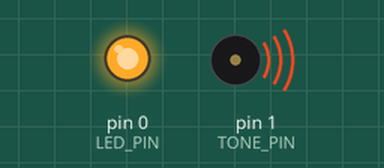
The sketch below on a simulated Arduino Uno, built for the host (arithmetic inside an expression is 32-bit, double 64-bit). Parts: output pins drawn as LEDs (lit = HIGH), buzzer (waves = sounding).

Above: at 0.1 s.
At 1.7 s:
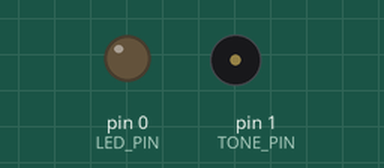
Timing chart, 0 to 3.2 s (numbered marks = the images above):
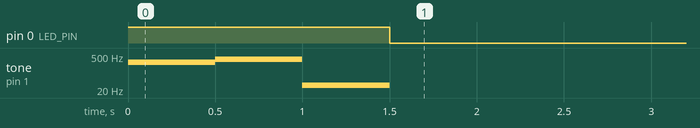

Measured:
- by itself, pin 0 (LED_PIN): LOW → HIGH at 0.00 s, → LOW 1.5 s later
- by itself, tone on pin 1 (TONE_PIN): silent → 277 Hz at 0.00 s, → 370 Hz 0.50 s later, → 31 Hz 0.50 s later, → silent 0.50 s later

The sketch:

FakeRat.ino
```cpp
// This is probably the correct FakeRat program
// Do not remove the include below
#include "FakeRat.h"
#include <avr/sleep.h>
#include <avr/wdt.h>

#ifndef cbi
#define cbi(sfr, bit) (_SFR_BYTE(sfr) &= ~_BV(bit))
#endif
#ifndef sbi
#define sbi(sfr, bit) (_SFR_BYTE(sfr) |= _BV(bit))
#endif

int timeCount = 9999; // initial high values so it fires on startup
#define LED_PIN 0
#define TONE_PIN 1
volatile boolean f_wdt = 1;

void setup(){
  pinMode(LED_PIN,OUTPUT);
  setup_watchdog(9); // approximately 8 seconds sleep
}
#ifndef ARDUINO                     //main() function not required in Arduino environment
int main(void) {
    setup();
    for(;;) {loop();}
    return 0;
}
#endif

void loop(){
  if (f_wdt==1) {  // wait for timed out watchdog / flag is set when a watchdog timeout occurs
    f_wdt=0;       // reset flag

    if (timeCount++ > 225) // should be 30 mins
    {
		digitalWrite(LED_PIN,HIGH);  // let led on
		tone(TONE_PIN, NOTE_CS4,1000);
		delay(500);
		tone(TONE_PIN, NOTE_FS4,1000);
		delay(500);
		tone(TONE_PIN, NOTE_B0,1000);
		delay(500);
		noTone(TONE_PIN);
		digitalWrite(LED_PIN,LOW); // led off
		timeCount = 0;
    }
    pinMode(LED_PIN,INPUT); // set all used port to input to save power
    pinMode(TONE_PIN,INPUT); // set all used port to input to save power
    system_sleep();
    pinMode(LED_PIN,OUTPUT); // set all ports into state before sleep
    pinMode(TONE_PIN,OUTPUT); // set all ports into state before sleep
  }
}
// set system into the sleep state
// system wakes up when wtchdog is timed out
void system_sleep() {
  cbi(ADCSRA,ADEN);                    // switch Analog to Digitalconverter OFF

  set_sleep_mode(SLEEP_MODE_PWR_DOWN); // sleep mode is set here
  sleep_enable();

  sleep_mode();                        // System sleeps here

  sleep_disable();                     // System continues execution here when watchdog timed out
  sbi(ADCSRA,ADEN);                    // switch Analog to Digitalconverter ON
}

// 0=16ms, 1=32ms,2=64ms,3=128ms,4=250ms,5=500ms
// 6=1 sec,7=2 sec, 8=4 sec, 9= 8sec
void setup_watchdog(int ii) {

  byte bb;
  int ww;
  if (ii > 9 ) ii=9;
  bb=ii & 7;
  if (ii > 7) bb|= (1<<5);
  bb|= (1<<WDCE);
  ww=bb;

  MCUSR &= ~(1<<WDRF);
  // start timed sequence
  WDTCR |= (1<<WDCE) | (1<<WDE);
  // set new watchdog timeout value
  WDTCR = bb;
  WDTCR |= _BV(WDIE);
}

// Watchdog Interrupt Service / is executed when watchdog timed out
ISR(WDT_vect) {
  f_wdt=1;  // set global flag
}
```

FakeRat.h
```cpp
// Only modify this file to include
// - function definitions (prototypes)
// - include files
// - extern variable definitions
// In the appropriate section

#ifndef FakeRat1_H_
#define FakeRat1_H_
#include "Arduino.h"
//add your includes for the project FakeRat1 here

//add your includes for the project Laser here
#include "pins_arduino.h"


//end of add your includes here
/*************************************************
 * Public Constants
 *************************************************/

#define NOTE_B0  31
#define NOTE_C1  33
#define NOTE_CS1 35
#define NOTE_D1  37
#define NOTE_DS1 39
#define NOTE_E1  41
#define NOTE_F1  44
#define NOTE_FS1 46
#define NOTE_G1  49
#define NOTE_GS1 52
#define NOTE_A1  55
#define NOTE_AS1 58
#define NOTE_B1  62
#define NOTE_C2  65
#define NOTE_CS2 69
#define NOTE_D2  73
#define NOTE_DS2 78
#define NOTE_E2  82
#define NOTE_F2  87
#define NOTE_FS2 93
#define NOTE_G2  98
#define NOTE_GS2 104
#define NOTE_A2  110
#define NOTE_AS2 117
#define NOTE_B2  123
#define NOTE_C3  131
#define NOTE_CS3 139
#define NOTE_D3  147
#define NOTE_DS3 156
#define NOTE_E3  165
#define NOTE_F3  175
#define NOTE_FS3 185
#define NOTE_G3  196
#define NOTE_GS3 208
#define NOTE_A3  220
#define NOTE_AS3 233
#define NOTE_B3  247
#define NOTE_C4  262
#define NOTE_CS4 277
#define NOTE_D4  294
#define NOTE_DS4 311
#define NOTE_E4  330
#define NOTE_F4  349
#define NOTE_FS4 370
#define NOTE_G4  392
#define NOTE_GS4 415
#define NOTE_A4  440
#define NOTE_AS4 466
#define NOTE_B4  494
#define NOTE_C5  523
#define NOTE_CS5 554
#define NOTE_D5  587
#define NOTE_DS5 622
#define NOTE_E5  659
#define NOTE_F5  698
#define NOTE_FS5 740
#define NOTE_G5  784
#define NOTE_GS5 831
#define NOTE_A5  880
#define NOTE_AS5 932
#define NOTE_B5  988
#define NOTE_C6  1047
#define NOTE_CS6 1109
#define NOTE_D6  1175
#define NOTE_DS6 1245
#define NOTE_E6  1319
#define NOTE_F6  1397
#define NOTE_FS6 1480
#define NOTE_G6  1568
#define NOTE_GS6 1661
#define NOTE_A6  1760
#define NOTE_AS6 1865
#define NOTE_B6  1976
#define NOTE_C7  2093
#define NOTE_CS7 2217
#define NOTE_D7  2349
#define NOTE_DS7 2489
#define NOTE_E7  2637
#define NOTE_F7  2794
#define NOTE_FS7 2960
#define NOTE_G7  3136
#define NOTE_GS7 3322
#define NOTE_A7  3520
#define NOTE_AS7 3729
#define NOTE_B7  3951
#define NOTE_C8  4186
#define NOTE_CS8 4435
#define NOTE_D8  4699
#define NOTE_DS8 4978

//end of add your includes here
#ifdef __cplusplus
extern "C" {
#endif
void loop();
void setup();
#ifdef __cplusplus
} // extern "C"
#endif

//add your function definitions for the project FakeRat1 here

void system_sleep();
void setup_watchdog(int ii);
ISR(WDT_vect);

//Do not add code below this line
#endif /* FakeRat1_H_ */
```
